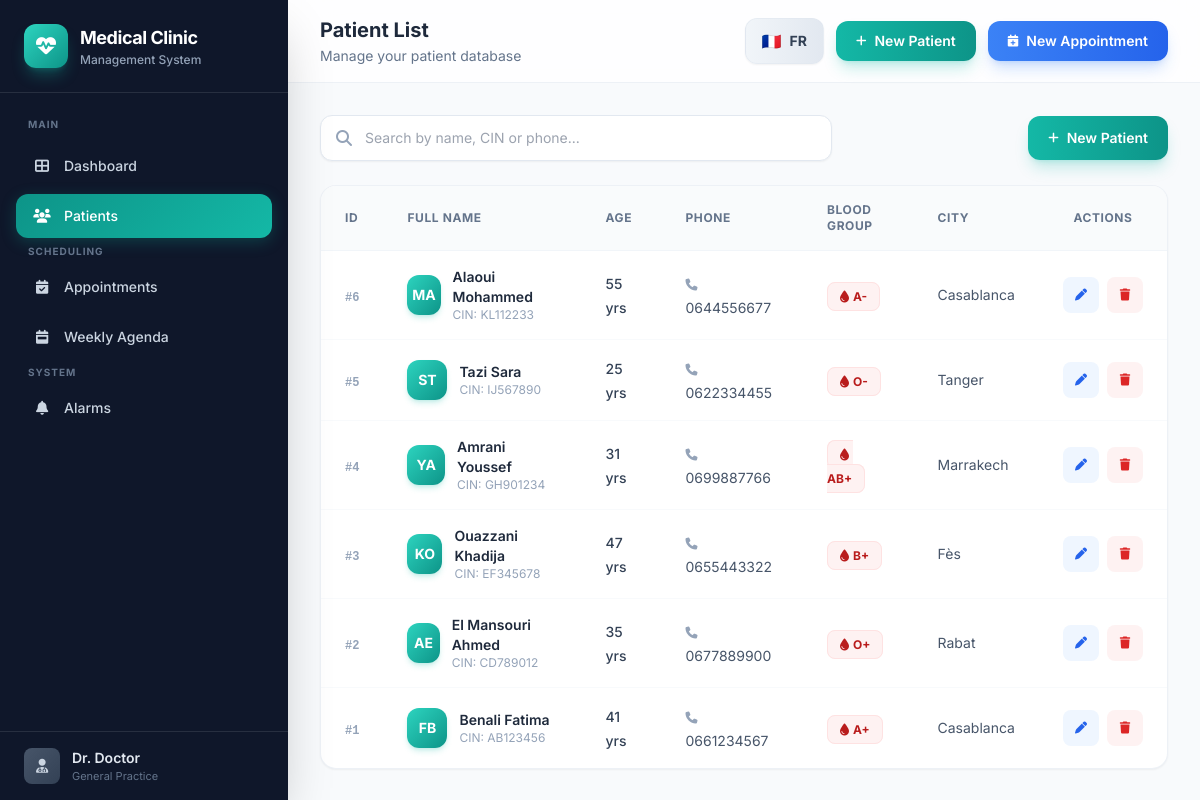
The app's page /patients/ with its own data.
### clinic/models.py (models this page shows, shortened)
class Patient(models.Model):
    BLOOD_GROUP_CHOICES = [
        ('A+', 'A+'),
        ('A-', 'A-'),
        ('B+', 'B+'),
        ('B-', 'B-'),
        ('AB+', 'AB+'),
        ('AB-', 'AB-'),
        ('O+', 'O+'),
        ('O-', 'O-'),
    ]
    first_name = models.CharField("First name", max_length=100)
    last_name = models.CharField("Last name", max_length=100)
    date_of_birth = models.DateField("Date of birth")
    cin = models.CharField("CIN", max_length=20, blank=True, null=True)
    phone = models.CharField("Phone", max_length=20)
    email = models.EmailField("Email", blank=True, null=True)
    address = models.TextField("Address", blank=True, null=True)
    city = models.CharField("City", max_length=100, blank=True, null=True)
    blood_group = models.CharField(
        "Blood group",
        max_length=5,
        choices=BLOOD_GROUP_CHOICES,
        blank=True,
        null=True,
    )
    allergies = models.TextField("Allergies", blank=True)
    chronic_diseases = models.TextField("Chronic diseases", blank=True)
    created_at = models.DateTimeField("Created at", auto_now_add=True)
    class Meta:
        verbose_name = "Patient"
        verbose_name_plural = "Patients"
        ordering = ['-created_at']
    @property
    def full_name(self):
        return f"{self.last_name} {self.first_name}"
    @property
    def age(self):
        today = timezone.localdate()
        return (
            today.year
            - self.date_of_birth.year
            - (
                (today.month, today.day)
                < (self.date_of_birth.month, self.date_of_birth.day)
            )
        )

### clinic/views.py (the view, shortened to what this page needs)
# urls.py: path('patients/', views.patient_list, name='patient_list'),
def patient_list(request):
    query = request.GET.get('q', '')
    patients = Patient.objects.all()
    paginator = Paginator(patients, 10)
    page_number = request.GET.get('page')
    page_obj = paginator.get_page(page_number)
    context = {
        'page_obj': page_obj,
        'query': query,
    }
    return render(request, 'clinic/patient_list.html', context)

### clinic/templates/clinic/patient_list.html (shortened to what this page needs)
{% extends "clinic/base.html" %}
{% load i18n %}
{% block page_title %}{% trans "Patient List" %}{% endblock %}
{% block page_subtitle %}{% trans "Manage your patient database" %}{% endblock %}
{% block content %}
<div class="flex flex-col sm:flex-row items-start sm:items-center justify-between gap-4 mb-6 fade-in">
    <form method="get" class="flex-1 max-w-lg">
        <div class="relative">
            <i class="fas fa-search absolute left-4 top-1/2 -translate-y-1/2 text-slate-400"></i>
            <input type="text" name="q" value="{{ query }}"
                   placeholder="{% trans 'Search by name, CIN or phone...' %}"
                   class="w-full pl-11 pr-4 py-3 bg-white border border-slate-200 rounded-xl text-sm focus:border-teal-500 focus:ring-2 focus:ring-teal-200 transition-all duration-200 shadow-sm">
        </div>
    </form>
    <a href="{% url 'patient_create' %}" class="inline-flex items-center gap-2 px-5 py-3 bg-gradient-to-r from-teal-500 to-teal-600 text-white rounded-xl text-sm font-semibold hover:from-teal-600 hover:to-teal-700 transition-all duration-200 shadow-lg shadow-teal-500/25">
        <i class="fas fa-plus text-xs"></i>
        {% trans "New Patient" %}
    </a>
</div>
<div class="bg-white rounded-2xl border border-slate-200/60 shadow-sm overflow-hidden fade-in fade-in-delay-1">
    {% if page_obj %}
    <div class="overflow-x-auto">
        <table class="w-full">
            <thead>
                <tr class="bg-slate-50/80 border-b border-slate-100">
                    <th class="px-6 py-4 text-left text-xs font-bold text-slate-500 uppercase tracking-wider">{% trans "ID" %}</th>
                    <th class="px-6 py-4 text-left text-xs font-bold text-slate-500 uppercase tracking-wider">{% trans "Full Name" %}</th>
                    <th class="px-6 py-4 text-left text-xs font-bold text-slate-500 uppercase tracking-wider">{% trans "Age" %}</th>
                    <th class="px-6 py-4 text-left text-xs font-bold text-slate-500 uppercase tracking-wider">{% trans "Phone" %}</th>
                    <th class="px-6 py-4 text-left text-xs font-bold text-slate-500 uppercase tracking-wider">{% trans "Blood Group" %}</th>
                    <th class="px-6 py-4 text-left text-xs font-bold text-slate-500 uppercase tracking-wider">{% trans "City" %}</th>
                    <th class="px-6 py-4 text-center text-xs font-bold text-slate-500 uppercase tracking-wider">{% trans "Actions" %}</th>
                </tr>
            </thead>
            <tbody class="divide-y divide-slate-50">
                {% for patient in page_obj %}
                <tr class="table-row">
                    <td class="px-6 py-4">
                        <span class="text-xs font-mono font-bold text-slate-400">#{{ patient.id }}</span>
                    </td>
                    <td class="px-6 py-4">
                        <div class="flex items-center gap-3">
                            <div class="w-10 h-10 bg-gradient-to-br from-teal-400 to-teal-600 rounded-xl flex items-center justify-center text-white text-sm font-bold shadow-md shadow-teal-500/20">
                                {{ patient.first_name|first }}{{ patient.last_name|first }}
                            </div>
                            <div>
                                <p class="text-sm font-semibold text-slate-800">{{ patient.full_name }}</p>
                                {% if patient.cin %}<p class="text-xs text-slate-400">CIN: {{ patient.cin }}</p>{% endif %}
                            </div>
                        </div>
                    </td>
                    <td class="px-6 py-4">
                        <span class="text-sm font-medium text-slate-700">{{ patient.age }} {% trans "yrs" %}</span>
                    </td>
                    <td class="px-6 py-4">
                        <span class="text-sm text-slate-600">
                            <i class="fas fa-phone text-slate-400 mr-1 text-xs"></i>
                            {{ patient.phone }}
                        </span>
                    </td>
                    <td class="px-6 py-4">
                        {% if patient.blood_group %}
                        <span class="px-3 py-1.5 bg-red-50 text-red-700 rounded-lg text-xs font-bold border border-red-100">
                            <i class="fas fa-tint mr-1"></i>{{ patient.blood_group }}
                        </span>
                        {% else %}
                        <span class="text-xs text-slate-400">—</span>
                        {% endif %}
                    </td>
                    <td class="px-6 py-4 text-sm text-slate-600">{{ patient.city|default:"—" }}</td>
                    <td class="px-6 py-4">
                        <div class="flex items-center justify-center gap-2">
                            <a href="{% url 'patient_edit' patient.pk %}"
                               class="w-9 h-9 bg-blue-50 hover:bg-blue-100 text-blue-600 rounded-lg flex items-center justify-center transition-colors duration-200"
                                title="{% trans 'Edit' %}">
                                <i class="fas fa-pen text-xs"></i>
                            </a>
                            <a href="{% url 'patient_delete' patient.pk %}"
                               class="w-9 h-9 bg-red-50 hover:bg-red-100 text-red-600 rounded-lg flex items-center justify-center transition-colors duration-200"
                                title="{% trans 'Delete' %}">
                                <i class="fas fa-trash text-xs"></i>
                            </a>
                        </div>
                    </td>
                </tr>
                {% endfor %}
            </tbody>
        </table>
    </div>
    {% endif %}
</div>
{% endblock %}

### clinic/templates/clinic/base.html (style rules this page uses)
* { font-family: 'Inter', system-ui, sans-serif; }
.table-row { transition: background-color 0.15s ease; }
.fade-in { animation: fadeInUp 0.5s ease forwards; }
.fade-in-delay-1 { animation-delay: 0.1s; opacity: 0; }

### records on screen
Patient: id "6", first_name|first "M", last_name|first "A", full_name "Alaoui Mohammed", cin "KL112233", age "55", phone "0644556677", blood_group "A-", city "Casablanca"
Patient: id "5", first_name|first "S", last_name|first "T", full_name "Tazi Sara", cin "IJ567890", age "25", phone "0622334455", blood_group "O-", city "Tanger"
Patient: id "4", first_name|first "Y", last_name|first "A", full_name "Amrani Youssef", cin "GH901234", age "31", phone "0699887766", blood_group "AB+", city "Marrakech"
Patient: id "3", first_name|first "K", last_name|first "O", full_name "Ouazzani Khadija", cin "EF345678", age "47", phone "0655443322", blood_group "B+", city "Fès"
Patient: id "2", first_name|first "A", last_name|first "E", full_name "El Mansouri Ahmed", cin "CD789012", age "35", phone "0677889900", blood_group "O+", city "Rabat"
Patient: id "1", first_name|first "F", last_name|first "B", full_name "Benali Fatima", cin "AB123456", age "41", phone "0661234567", blood_group "A+", city "Casablanca"
